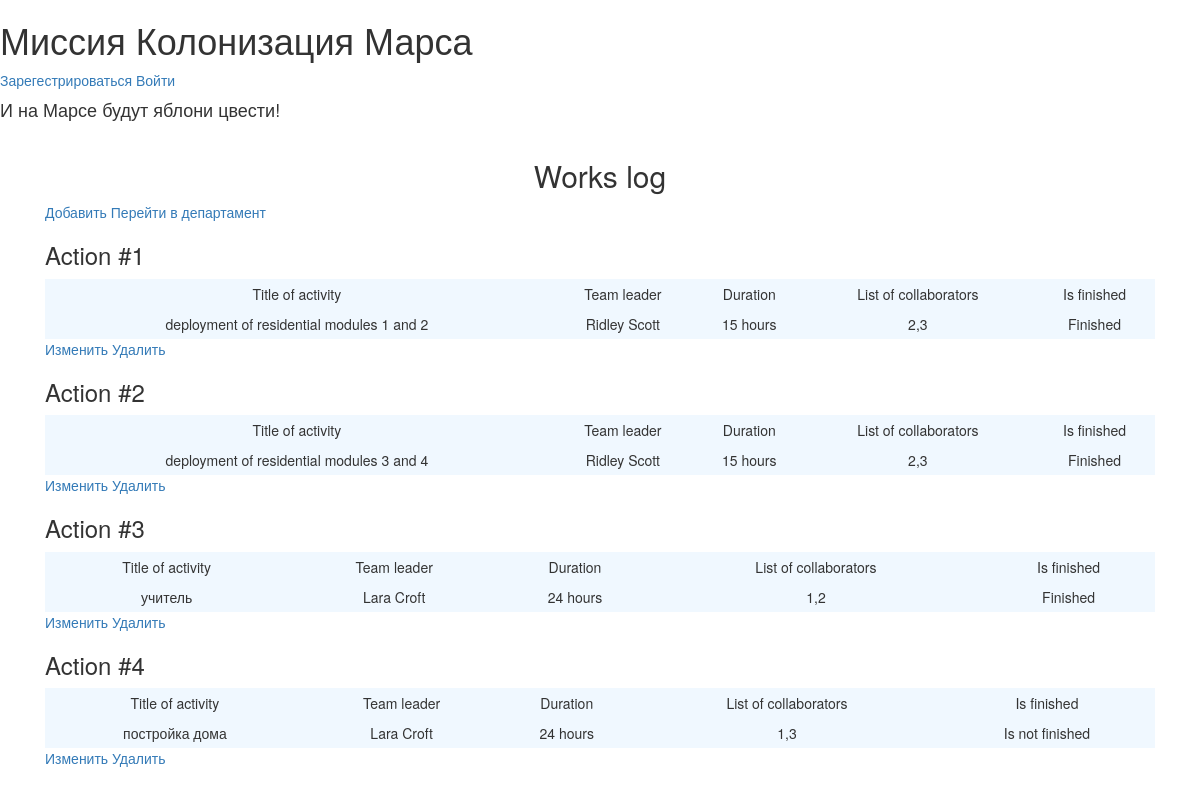
Before: / with the older database file.
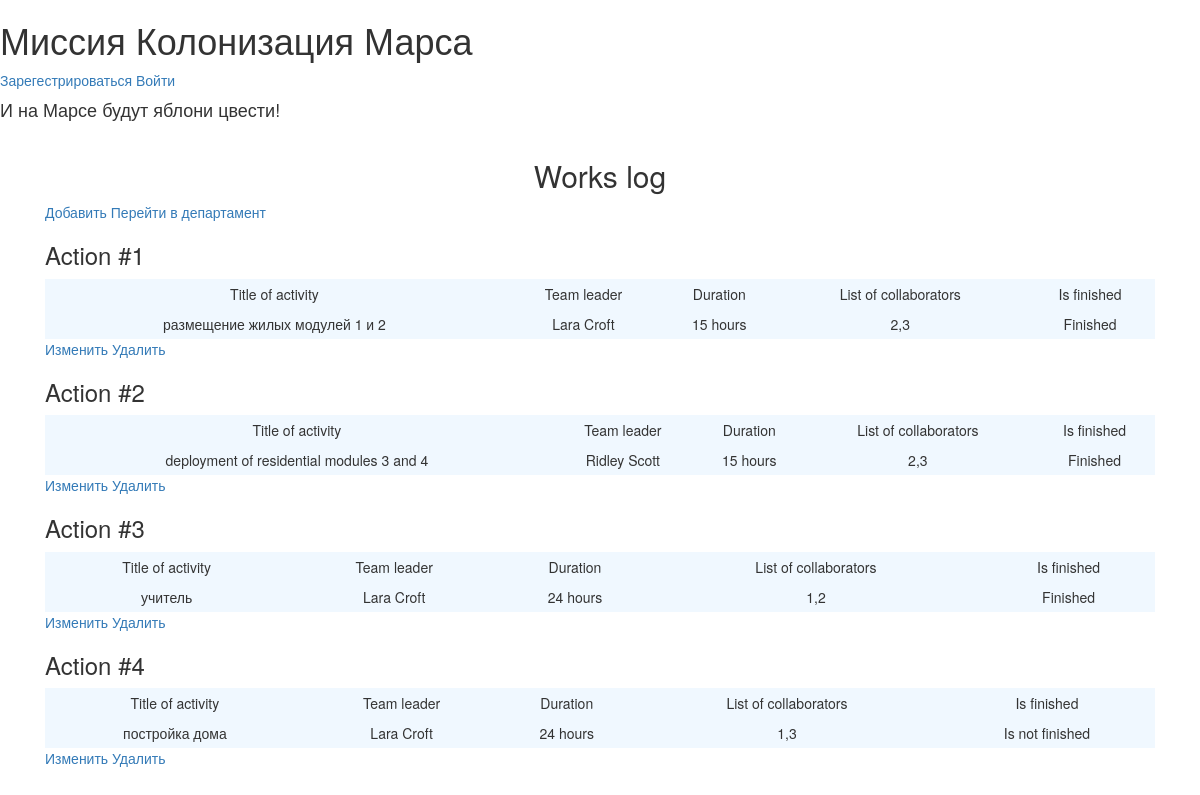
After: the same page with the newer database file.
### data/jobs.py (models this page shows)
class Job(SqlAlchemyBase, SerializerMixin):
    __tablename__ = 'jobs'
    id = sqlalchemy.Column(sqlalchemy.Integer,
                           primary_key=True, autoincrement=True)
    team_leader_id = sqlalchemy.Column(sqlalchemy.Integer,
                                       sqlalchemy.ForeignKey("users.id"))
    team_leader = orm.relationship('User')
    job = sqlalchemy.Column(sqlalchemy.String, nullable=True)
    work_size = sqlalchemy.Column(sqlalchemy.Integer, nullable=True)
    collaborators = sqlalchemy.Column(sqlalchemy.String, nullable=True)
    start_date = sqlalchemy.Column(sqlalchemy.DateTime, default=datetime.datetime.now())
    end_date = sqlalchemy.Column(sqlalchemy.DateTime)
    is_finished = sqlalchemy.Column(sqlalchemy.Boolean, default=False)

### data/users.py (models this page shows, shortened)
class User(SqlAlchemyBase, UserMixin, SerializerMixin):
    __tablename__ = 'users'
    id = sqlalchemy.Column(sqlalchemy.Integer,
                           primary_key=True, autoincrement=True)
    surname = sqlalchemy.Column(sqlalchemy.String, nullable=True)
    name = sqlalchemy.Column(sqlalchemy.String, nullable=True)
    age = sqlalchemy.Column(sqlalchemy.Integer, nullable=True)
    position = sqlalchemy.Column(sqlalchemy.String, nullable=True)
    speciality = sqlalchemy.Column(sqlalchemy.String, nullable=True)
    address = sqlalchemy.Column(sqlalchemy.String, nullable=True)
    email = sqlalchemy.Column(sqlalchemy.String,
                              index=True, unique=True, nullable=True)
    hashed_password = sqlalchemy.Column(sqlalchemy.String, nullable=True)
    modified_date = sqlalchemy.Column(sqlalchemy.DateTime,
                                      default=datetime.datetime.now)
    city = sqlalchemy.Column(sqlalchemy.String, nullable=True)

### main.py (the view)
@app.route('/')
def works_log():
    jobs = db_sess.query(Job).all()
    return render_template('jobs.html', title='Журнал работ', jobs=jobs)

### templates/jobs.html
{% extends 'base.html' %}
{% block content %}
    <h2 align="center">Works log</h2>
        <div class="edit_jobs">
        <a href="http://localhost:5000/register_jobs">Добавить</a>
            <a href="http://localhost:5000/departament">Перейти в департамент</a>
        </div>
    {% for job in jobs %}
        <h3>Action #{{ loop.index }}</h3>
        <table class="tbl">
            <tr class="mn">
                <td>Title of activity</td>
                <td>Team leader</td>
                <td>Duration</td>
                <td>List of collaborators</td>
                <td>Is finished</td>
            </tr>
            <tr>
                <td>{{ job.job }}</td>
                <td>{{ job.team_leader.name }} {{ job.team_leader.surname }}</td>
                <td>{{ job.work_size }} hours</td>
                <td>{{ job.collaborators }}</td>
                <td>{% if job.is_finished == 0 %} Is not finished {% else %} Finished {% endif %}</td>
            </tr>
        </table>
        <a href="http://localhost:5000/job/{{job.id}}">Изменить</a>
        <a href="http://localhost:5000/job_delete/{{job.id}}">Удалить</a>
    {% endfor %}
{% endblock %}

### templates/base.html (shortened to what this page needs)
<!doctype html>
<html lang="en">
<head>
    <link rel="stylesheet"
          href="https://stackpath.bootstrapcdn.com/bootstrap/4.4.1/css/bootstrap.min.css"
>
    <link rel="stylesheet" type="text/css" href="/static/css/styles.css">
    <link rel="stylesheet"
        type="text/css"
        href="https://maxcdn.bootstrapcdn.com/bootstrap/3.3.5/css/bootstrap-theme.min.css">
    <link rel="stylesheet"
        type="text/css"
        href="https://maxcdn.bootstrapcdn.com/bootstrap/3.3.5/css/bootstrap.min.css">
</head>
<body>
<div class="first_line">
    <h1 class="first_line_content">Миссия Колонизация Марса</h1>
    {% if current_user.is_authenticated %}
        <a href="http://localhost:5000/logout">{{ current_user.name }}</a>
    {% else %}
        <a href="http://localhost:5000/register">Зарегестрироваться</a>
        <a href="http://localhost:5000/login">Войти</a>
    {% endif %}
</div>
<h4>И на Марсе будут яблони цвести!</h4>
<main role="main" class="container">
    {% block content %}{% endblock %}
</main>
</body>
</html>

### static/css/styles.css (style rules this page uses)
h4 { color: #008000; }
.container { margin: 20px; }
.tbl { width: 100%; text-align: center; background-color: aliceblue; line-height: 30px; }

Changed rows visible on the page:
changed Job: job "deployment of residential modules 1 and 2" → "размещение жилых модулей 1 и 2"; team_leader.name "Ridley" → "Lara"; team_leader.surname "Scott" → "Croft"
